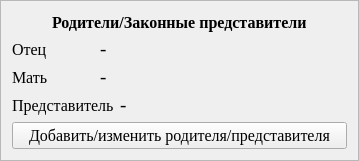
        <widget class="QFrame" name="frame_3">
         <property name="frameShape">
          <enum>QFrame::StyledPanel</enum>
         </property>
         <property name="frameShadow">
          <enum>QFrame::Raised</enum>
         </property>
         <layout class="QVBoxLayout" name="verticalLayout_3">
          <item>
           <layout class="QHBoxLayout" name="horizontalLayout_15">
            <item>
             <spacer name="horizontalSpacer_5">
              <property name="orientation">
               <enum>Qt::Horizontal</enum>
              </property>
              <property name="sizeHint" stdset="0">
               <size>
                <width>40</width>
                <height>20</height>
               </size>
              </property>
             </spacer>
            </item>
            <item>
             <widget class="QLabel" name="label_15">
              <property name="font">
               <font>
                <family>Times New Roman</family>
                <pointsize>12</pointsize>
                <bold>true</bold>
               </font>
              </property>
              <property name="text">
               <string>Родители/Законные представители</string>
              </property>
             </widget>
            </item>
            <item>
             <spacer name="horizontalSpacer_6">
              <property name="orientation">
               <enum>Qt::Horizontal</enum>
              </property>
              <property name="sizeHint" stdset="0">
               <size>
                <width>40</width>
                <height>20</height>
               </size>
              </property>
             </spacer>
            </item>
           </layout>
          </item>
          <item>
           <layout class="QHBoxLayout" name="horizontalLayout_16" stretch="1,3">
            <item>
             <widget class="QLabel" name="label_16">
              <property name="font">
               <font>
                <family>Times New Roman</family>
                <pointsize>12</pointsize>
                <bold>false</bold>
               </font>
              </property>
              <property name="text">
               <string>Отец</string>
              </property>
             </widget>
            </item>
            <item>
             <widget class="QLabel" name="label_FatherFullName">
              <property name="font">
               <font>
                <family>Times New Roman</family>
                <pointsize>14</pointsize>
                <bold>false</bold>
               </font>
              </property>
              <property name="text">
               <string>-</string>
              </property>
             </widget>
            </item>
           </layout>
          </item>
          <item>
           <layout class="QHBoxLayout" name="horizontalLayout_17" stretch="1,3">
            <item>
             <widget class="QLabel" name="label_17">
              <property name="font">
               <font>
                <family>Times New Roman</family>
                <pointsize>12</pointsize>
                <bold>false</bold>
               </font>
              </property>
              <property name="text">
               <string>Мать</string>
              </property>
             </widget>
            </item>
            <item>
             <widget class="QLabel" name="label_MotherFullName">
              <property name="font">
               <font>
                <family>Times New Roman</family>
                <pointsize>14</pointsize>
                <bold>false</bold>
               </font>
              </property>
              <property name="text">
               <string>-</string>
              </property>
             </widget>
            </item>
           </layout>
          </item>
          <item>
           <layout class="QHBoxLayout" name="horizontalLayout_18" stretch="1,3">
            <item>
             <widget class="QLabel" name="label_18">
              <property name="font">
               <font>
                <family>Times New Roman</family>
                <pointsize>12</pointsize>
                <bold>false</bold>
               </font>
              </property>
              <property name="text">
               <string>Представитель</string>
              </property>
             </widget>
            </item>
            <item>
             <widget class="QLabel" name="label_RepresentativerFullName">
              <property name="font">
               <font>
                <family>Times New Roman</family>
                <pointsize>14</pointsize>
                <bold>false</bold>
               </font>
              </property>
              <property name="text">
               <string>-</string>
              </property>
             </widget>
            </item>
           </layout>
          </item>
          <item>
           <widget class="QPushButton" name="pushButton_AddParentFIO">
            <property name="font">
             <font>
              <family>Times New Roman</family>
              <pointsize>12</pointsize>
              <bold>false</bold>
             </font>
            </property>
            <property name="text">
             <string>Добавить/изменить родителя/представителя</string>
            </property>
           </widget>
          </item>
         </layout>
        </widget>
